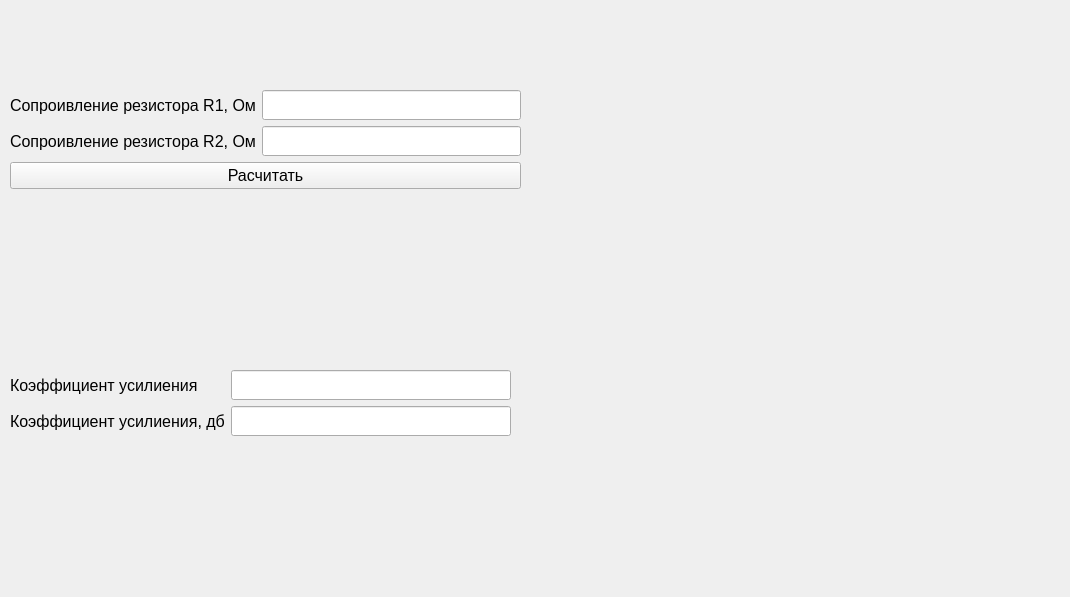
<?xml version="1.0" encoding="UTF-8"?>
<ui version="4.0">
 <class>Form</class>
 <widget class="QWidget" name="Form">
  <property name="geometry">
   <rect>
    <x>0</x>
    <y>0</y>
    <width>1070</width>
    <height>597</height>
   </rect>
  </property>
  <property name="windowTitle">
   <string>Form</string>
  </property>
  <widget class="QWidget" name="formLayoutWidget">
   <property name="geometry">
    <rect>
     <x>10</x>
     <y>370</y>
     <width>501</width>
     <height>111</height>
    </rect>
   </property>
   <layout class="QFormLayout" name="formLayout">
    <item row="0" column="0">
     <widget class="QLabel" name="label_4">
      <property name="maximumSize">
       <size>
        <width>16777215</width>
        <height>30</height>
       </size>
      </property>
      <property name="font">
       <font>
        <pointsize>12</pointsize>
       </font>
      </property>
      <property name="text">
       <string>Коэффициент усилиения</string>
      </property>
      <property name="margin">
       <number>0</number>
      </property>
     </widget>
    </item>
    <item row="0" column="1">
     <widget class="QLineEdit" name="GAIN">
      <property name="sizePolicy">
       <sizepolicy hsizetype="Expanding" vsizetype="Maximum">
        <horstretch>0</horstretch>
        <verstretch>0</verstretch>
       </sizepolicy>
      </property>
      <property name="minimumSize">
       <size>
        <width>0</width>
        <height>30</height>
       </size>
      </property>
     </widget>
    </item>
    <item row="1" column="0">
     <widget class="QLabel" name="label_5">
      <property name="maximumSize">
       <size>
        <width>16777215</width>
        <height>30</height>
       </size>
      </property>
      <property name="font">
       <font>
        <pointsize>12</pointsize>
       </font>
      </property>
      <property name="text">
       <string>Коэффициент усилиения, дб</string>
      </property>
      <property name="margin">
       <number>0</number>
      </property>
     </widget>
    </item>
    <item row="1" column="1">
     <widget class="QLineEdit" name="GAIN_db">
      <property name="sizePolicy">
       <sizepolicy hsizetype="Expanding" vsizetype="Maximum">
        <horstretch>0</horstretch>
        <verstretch>0</verstretch>
       </sizepolicy>
      </property>
      <property name="minimumSize">
       <size>
        <width>0</width>
        <height>30</height>
       </size>
      </property>
     </widget>
    </item>
    <item row="2" column="0">
     <widget class="QLabel" name="label_11">
      <property name="maximumSize">
       <size>
        <width>16777215</width>
        <height>30</height>
       </size>
      </property>
      <property name="font">
       <font>
        <pointsize>12</pointsize>
       </font>
      </property>
      <property name="text">
       <string/>
      </property>
      <property name="margin">
       <number>0</number>
      </property>
     </widget>
    </item>
   </layout>
  </widget>
  <widget class="QWidget" name="formLayoutWidget_2">
   <property name="geometry">
    <rect>
     <x>10</x>
     <y>90</y>
     <width>511</width>
     <height>121</height>
    </rect>
   </property>
   <layout class="QFormLayout" name="formLayout_2">
    <item row="0" column="0">
     <widget class="QLabel" name="label">
      <property name="maximumSize">
       <size>
        <width>16777215</width>
        <height>30</height>
       </size>
      </property>
      <property name="font">
       <font>
        <pointsize>12</pointsize>
       </font>
      </property>
      <property name="text">
       <string>Сопроивление резистора R1, Ом</string>
      </property>
      <property name="margin">
       <number>0</number>
      </property>
     </widget>
    </item>
    <item row="0" column="1">
     <widget class="QLineEdit" name="R1">
      <property name="sizePolicy">
       <sizepolicy hsizetype="Expanding" vsizetype="Maximum">
        <horstretch>0</horstretch>
        <verstretch>0</verstretch>
       </sizepolicy>
      </property>
      <property name="minimumSize">
       <size>
        <width>0</width>
        <height>30</height>
       </size>
      </property>
     </widget>
    </item>
    <item row="1" column="0">
     <widget class="QLabel" name="label_2">
      <property name="maximumSize">
       <size>
        <width>16777215</width>
        <height>30</height>
       </size>
      </property>
      <property name="font">
       <font>
        <pointsize>12</pointsize>
       </font>
      </property>
      <property name="text">
       <string>Сопроивление резистора R2, Ом</string>
      </property>
      <property name="margin">
       <number>0</number>
      </property>
     </widget>
    </item>
    <item row="1" column="1">
     <widget class="QLineEdit" name="R2">
      <property name="sizePolicy">
       <sizepolicy hsizetype="Expanding" vsizetype="Maximum">
        <horstretch>0</horstretch>
        <verstretch>0</verstretch>
       </sizepolicy>
      </property>
      <property name="minimumSize">
       <size>
        <width>0</width>
        <height>30</height>
       </size>
      </property>
     </widget>
    </item>
    <item row="3" column="0" colspan="2">
     <widget class="QPushButton" name="pushButton">
      <property name="font">
       <font>
        <pointsize>12</pointsize>
       </font>
      </property>
      <property name="text">
       <string>Расчитать</string>
      </property>
     </widget>
    </item>
   </layout>
  </widget>
  <widget class="QLabel" name="label_6">
   <property name="geometry">
    <rect>
     <x>540</x>
     <y>80</y>
     <width>511</width>
     <height>451</height>
    </rect>
   </property>
   <property name="text">
    <string/>
   </property>
   <property name="pixmap">
    <pixmap>../../img/operationals/neinert.png</pixmap>
   </property>
   <property name="scaledContents">
    <bool>true</bool>
   </property>
  </widget>
  <widget class="QLabel" name="label_7">
   <property name="geometry">
    <rect>
     <x>380</x>
     <y>30</y>
     <width>47</width>
     <height>13</height>
    </rect>
   </property>
   <property name="text">
    <string/>
   </property>
  </widget>
 </widget>
 <resources/>
 <connections/>
</ui>
